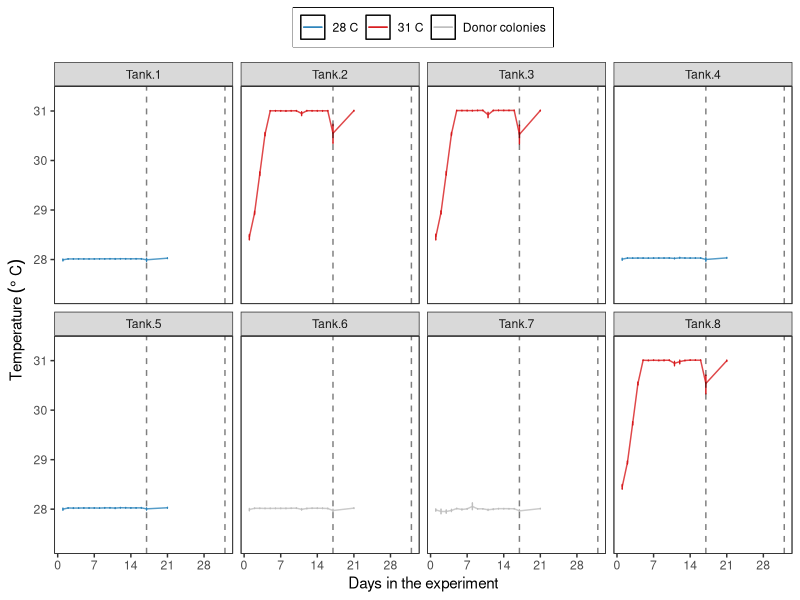
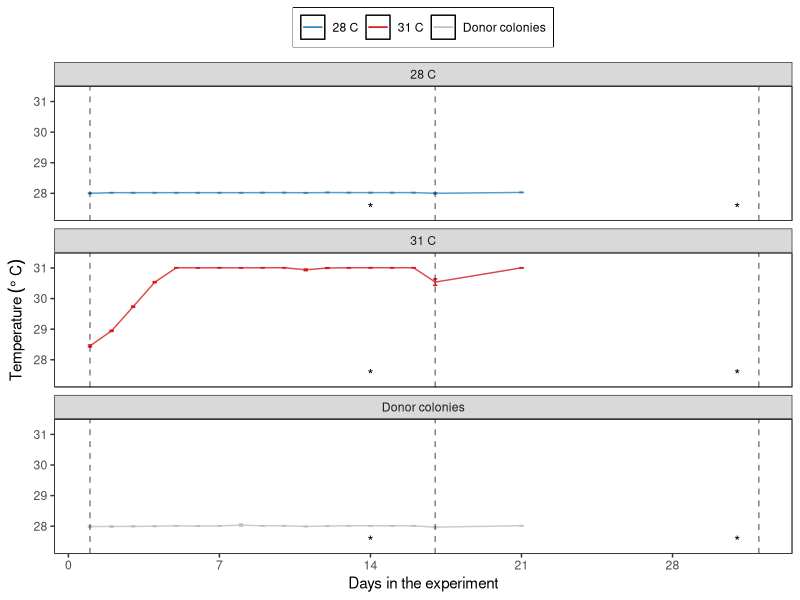
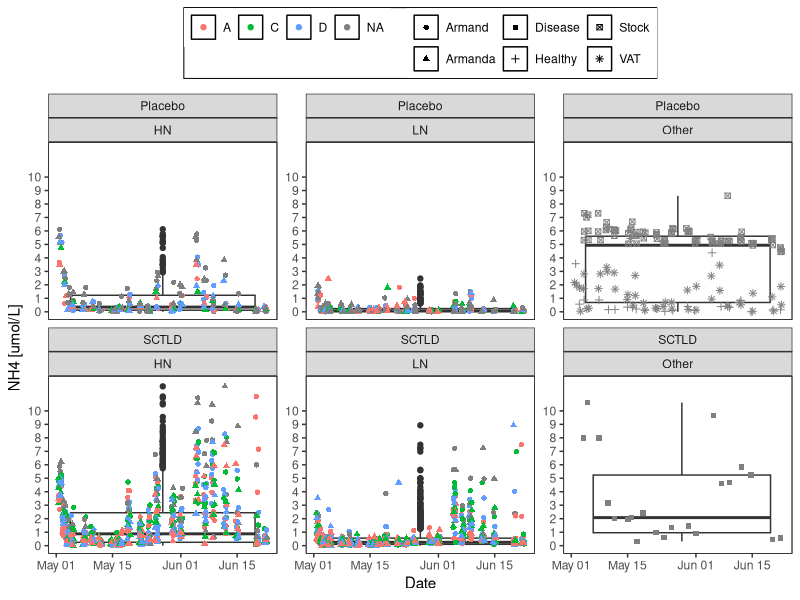
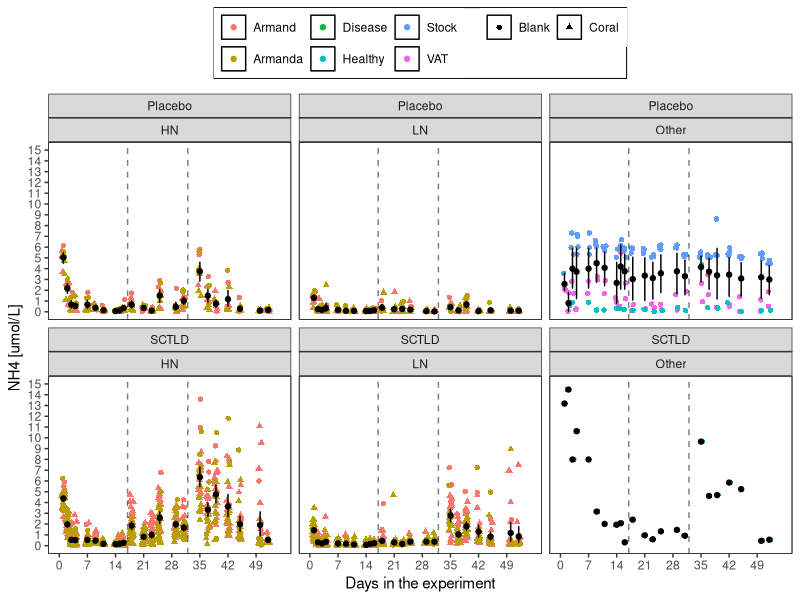
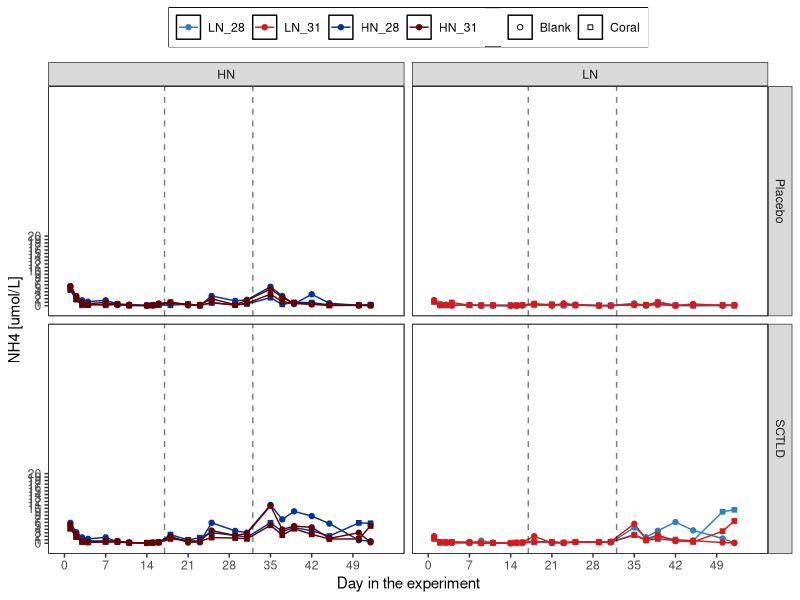
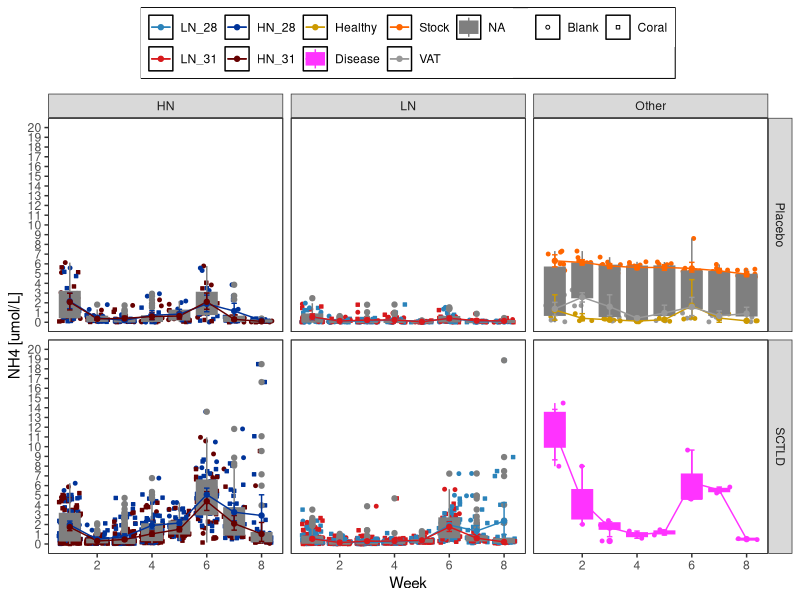
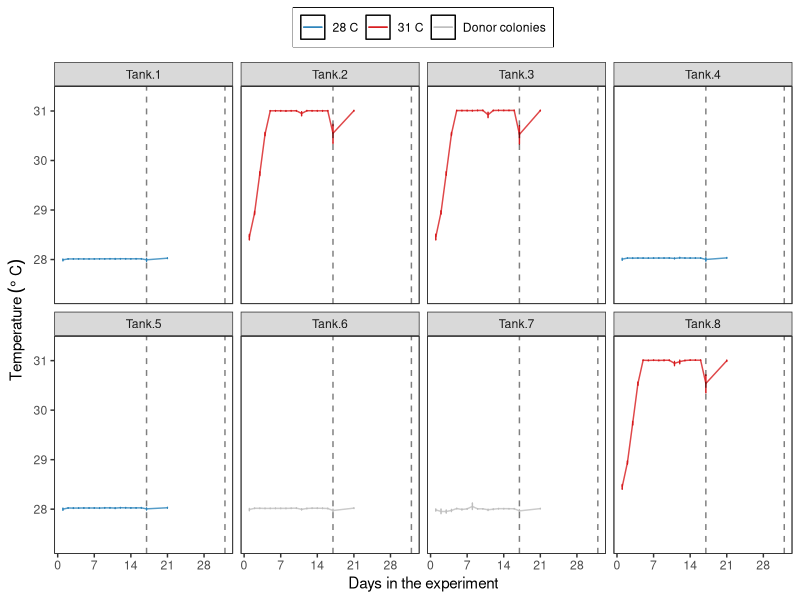
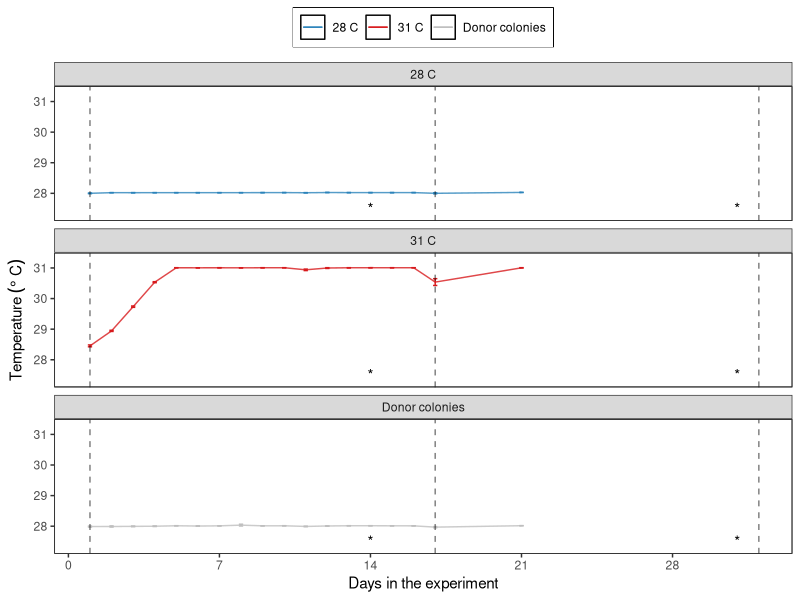

These charts were generated, in order, by the following R code: (Note: this script raises an error after producing the figures.)
## ---- chunk 1
knitr::opts_chunk$set(echo = TRUE, warning=FALSE, message=FALSE)
## ---- chunk 2

# Load all libraries and sources required to run the script
    library(tidyverse)
    library(ggthemes)
    library(ggplot2)
    library(plyr)
    library(tidyr)

    library(plotrix)
    library(lme4)
    library(lmerTest)
    library(emmeans)
    library(reshape2)

# Graphs
# Plots
MyTheme<-theme_bw() +  
theme(legend.position="top",
          plot.background=element_blank(),
          #axis.text.x = element_text(angle = 90, vjust = 0.5),
          panel.grid.major.y = element_blank(),
          panel.grid.major.x = element_blank(),
          panel.grid.minor.x = element_blank(),
          panel.grid.minor.y = element_blank(),
          legend.box.background = element_rect(),
          legend.title = element_blank(),
          panel.background =element_rect(fill = NA, 
                                         color = "black"))#+
  #guides(fill=guide_legend(nrow=2,byrow=TRUE), shape=guide_legend(nrow=3,byrow=TRUE))

Treat_fill<-scale_fill_manual(values =
                           c("#2b83ba", "#003399",
                             "#d7191c", "#660000"))

Treat_colour<-scale_colour_manual(values =
                           c("#2b83ba", "#003399",
                             "#d7191c", "#660000"))
  
## ---- chunk 3
# Data
    Temp<-read.csv("Data/Temperature.csv", header = TRUE)
    #summary(Temp)
    Temp$Time<-as.POSIXct(Temp$Time, format="%m/%d/%Y %H:%M",
                               tz = "America/New_York" )
    Temp<-Temp %>% filter(!between(Time, as.POSIXct('2023-05-18 08:50:00.00'),
                                as.POSIXct('2023-05-18 09:55:00.00')))
   
    
    Temp <- gather(Temp, Tank, Temperature, 
                   Tank.1:Tank.8, factor_key=TRUE)
    #Temp<-Temp[Temp$Tank!="Tank.6",]
    #Temp<-Temp[Temp$Tank!="Tank.7",]
    Temp<-Temp %>% mutate(Group =
                     case_when(Tank == "Tank.1" ~ "Control Temperature", 
                               Tank == "Tank.2" ~ "High Temperature", 
                               Tank == "Tank.3" ~ "High Temperature", 
                               Tank == "Tank.4" ~ "Control Temperature",
                               Tank == "Tank.5" ~ "Control Temperature", 
                               Tank == "Tank.6" ~ "Donor colonies", 
                               Tank == "Tank.7" ~ "Donor colonies", 
                               Tank == "Tank.8" ~ "High Temperature"))
    Temp$Group<-factor(Temp$Group, levels = c("Control Temperature",
                                              "High Temperature",
                                              "Donor colonies"))
    
    Temp<-Temp %>% mutate(Group2 =
                     case_when(Group == "Control Temperature" ~ "28 C", 
                               Group == "High Temperature" ~ "31 C", 
                               Group == "Donor colonies" ~ "Donor colonies"))
    
    # Remove data from tank that had a sensor failed
    Temp<-Temp %>% filter((Time<as.POSIXct('2023-06-02 00:50:00.00') | 
                          Tank!="Tank.8"))
    Temp$Date<-as.Date(Temp$Time)
    Temp$Day<-as.numeric(difftime(Temp$Date, 
                                  as.Date("2023-05-01"), units="days"))
    summary(Temp)
## ---- chunk 4
Temp_summary <- ddply (Temp[Temp$Day>0, ], .(Group2),
                         summarise,
                meanT = mean (Temperature, na.rm = T), 
                sdT = sd (Temperature, na.rm = T), 
                seT = std.error (Temperature, na.rm = T))
Temp_summary

Temp_summary <- ddply (Temp[Temp$Day>5, ], .(Group2),
                         summarise,
                meanT = mean (Temperature, na.rm = T), 
                sdT = sd (Temperature, na.rm = T), 
                seT = std.error (Temperature, na.rm = T))
Temp_summary
## ---- chunk 5
Temperature<- ggplot(Temp, aes (Time, Temperature)) +
  geom_jitter(aes(colour=Group), alpha=1, size=0.5)+
  # stat_summary(fun.data = "mean_cl_boot", 
  #              geom = "errorbar", width = 0.2,  color="black" )+
  # stat_summary(fun=mean, geom="point",  color="black") + 

  theme(legend.position = "bottom")+
  scale_y_continuous(limits = c(26, 32),
                      breaks = seq(0,32, 2),  
                      #   expand = c(0.01, 0.01),
                      name=("Temperature (C)")) +
  
    scale_x_datetime(breaks = "7 days",
                      date_labels = "%b %d",
                      limits = c(as.POSIXct("2023-05-02 12:30"),
                                 as.POSIXct("2023-06-24 18:00")),
                      #  expand = c(0.01, 0.01),
                      name=("Date")) +
   
  geom_vline(xintercept = as.POSIXct("2023-05-18"),
              linetype=2)+
  annotate("text", x = c(as.POSIXct("2023-05-13"), as.POSIXct("2023-06-12")), y = 27, label = "*")+
  
  MyTheme + facet_wrap(~Tank, ncol = 4)+
  #facet_wrap(~(fct_rev(Tank)), ncol = 4)+
  scale_colour_manual(
  values = c("#2b83ba", "#d7191c", "gray"))+
  theme(legend.position = "none")

#Temperature
## ---- chunk 6
Temperature<- ggplot(Temp, aes (Day, Temperature, colour=Group2)) +
  #geom_jitter(aes(colour=Group), alpha=1, size=0.5)+
  stat_summary(fun.data = "mean_cl_boot", 
                geom = "errorbar", width = 0.2)+
  stat_summary(fun=mean, geom="line", alpha=0.8) + 

  theme(legend.position = "bottom")+
  scale_y_continuous(limits = c(27.3, 31.3),
                      breaks = seq(0,32, 1),  
                      #   expand = c(0.01, 0.01),
                      name=expression(Temperature~(degree~C))) +
  scale_x_continuous(breaks = seq(0, 51, 7),
                      name=("Days in the experiment")) +
  
    # scale_x_date(breaks = "7 days",
    #                   date_labels = "%b %d",
    #                   limits = c(as.Date("2023-05-02"),
    #                              as.Date("2023-06-12")),
    #                   #  expand = c(0.01, 0.01),
    #                   name=("Date")) +
   
  #geom_vline(xintercept = as.Date(c("2023-05-18", "2023-06-02")),
  #            linetype=2, alpha=0.5)+
  # annotate("text", x = c(as.Date("2023-05-13"), 
  #                        as.Date("2023-06-02")), y = 27.5, label = "*")+
  geom_vline(xintercept = c(17, 32),
              linetype=2, alpha=0.5)+
  
  MyTheme + facet_wrap(~Tank, ncol = 4)+
  #facet_wrap(~(fct_rev(Tank)), ncol = 4)+
  scale_colour_manual(
  values = c("#2b83ba", "#d7191c", "gray"))+
  theme(legend.position = "top")

Temperature

ggsave(file="Outputs/Temperature.svg", plot=Temperature, width=8, height=4)
## ---- chunk 7
TimeLine<- ggplot(Temp, aes (Day, Temperature, 
                                colour=Group2)) +
  #geom_jitter(aes(colour=Group), alpha=1, size=0.5)+
  stat_summary(fun.data = "mean_cl_boot", 
                geom = "errorbar", width = 0.2)+
  stat_summary(fun=mean, geom="line", alpha=0.8) + 

  theme(legend.position = "bottom")+
  scale_y_continuous(limits = c(27.3, 31.3),
                      breaks = seq(0,32, 1),  
                      #   expand = c(0.01, 0.01),
                      name=expression(Temperature~(degree~C))) +
  scale_x_continuous(breaks = seq(0, 51, 7),
                      name=("Days in the experiment")) +
  annotate("text", x = c(14, 31), y = 27.5, label = "*")+
  geom_vline(xintercept = c(1, 17, 32),
              linetype=2, alpha=0.5)+
  
  MyTheme + facet_wrap(~Group2, ncol = 1)+
  scale_colour_manual(
  values = c("#2b83ba", "#d7191c", "gray"))+
  theme(legend.position = "top")

TimeLine

ggsave(file="Outputs/TimeLine.svg", plot=TimeLine, width=4, height=6)
## ---- chunk 8
# Data
    data<-read.csv("Data/Nutrients.csv", header = TRUE)
    #data<-data[data$Sample.ID<1843,]
    #summary(data)
    
    data$N<-as.numeric(data$N)
    
    data$Date<-as.Date(data$Date)
    #data$Time<-as.POSIXct(data$Time)
    library(lubridate)
    data$Week<-isoweek(ymd(data$Date))
    data$Week<-as.numeric(data$Week-17)
    
    #data$TimePoint<-factor(data$TP)-17
    data$Target<-factor(data$Target,
                           levels=c("0", "5", "6"))
    # data$Pump<-factor(data$Pump,
    #                        levels=c("1", "2"))
    
    data<-droplevels(data)
    data$Treatment<-factor(data$Treatment, 
                           levels = c ("LN_28", "LN_31", "HN_28", "HN_31",
                                       "Healthy", "Disease",  "Stock", "VAT"))
    data$Treatment3<-factor(paste(data$Nutrients, 
                                  data$Disease, sep = "_"))
    data<-data[data$Date!="2023-05-18", ]
    data$Day<-as.numeric(difftime(data$Date, 
                                  as.Date("2023-05-01"), units="days"))

    summary(data)
## ---- chunk 9
NH4_plot<- ggplot(data, aes (Target, NH4)) +
  #geom_boxplot ()+
  geom_jitter(aes(colour=Arm, shape=Pump), alpha=1)+
  # stat_summary(fun.data = "mean_cl_boot", 
  #              geom = "errorbar", width = 0.2,  color="black" )+
  # stat_summary(fun=mean, geom="point",  color="black") + 
  #geom_point(shape=21)+

 
  theme(legend.position = "bottom")+
  scale_y_continuous(#limits = c(0, 11),
                      breaks = seq(0,12, 2.5),  
                      #   expand = c(0.01, 0.01),
                      name=("NH4 [umol/L]")) +
  # geom_hline(yintercept = 4.1, linetype=2)+
  # geom_hline(yintercept = 0.3, linetype=2)+
  MyTheme +
  facet_grid(Beaker.conditions~Date, scales = "free_y")

#NH4_plot
## ---- chunk 10
NH4_genotype<- ggplot(data, aes (Date, NH4)) +
  geom_boxplot ()+
  geom_jitter(aes(colour=Genotype, shape=Arm), alpha=1)+
  # stat_summary(fun.data = "mean_cl_boot", 
  #              geom = "errorbar", width = 0.2,  color="black" )+
  # stat_summary(fun=mean, geom="point",  color="black") + 
  #geom_point(shape=21)+

  theme(legend.position = "bottom")+
  scale_y_continuous(limits = c(0, 12),
                      breaks = seq(0,10, 1),  
                      #   expand = c(0.01, 0.01),
                      name=("NH4 [umol/L]")) +
  # geom_hline(yintercept = 4.1, linetype=2)+
  # geom_hline(yintercept = 0.3, linetype=2)+
  MyTheme +
  facet_wrap(Disease~Nutrients, scales = "free_y")
NH4_genotype
## ---- chunk 11
NH4_Arms<- ggplot(data, aes (Day, NH4)) +
  #geom_boxplot ()+
  geom_jitter(aes(colour=Arm, shape=Beaker.conditions), alpha=1)+
  stat_summary(fun.data = "mean_cl_boot", 
                geom = "errorbar", width = 0.2,  color="black" )+
   stat_summary(fun=mean, geom="point",  color="black") + 
  #geom_point(shape=21)+

  theme(legend.position = "bottom")+
  geom_vline(xintercept = c(17, 32),
              linetype=2, alpha=0.5)+
  scale_x_continuous(limits = c(0, 55),
                      breaks = seq(0,55, 7),  
                      #   expand = c(0.01, 0.01),
                      name=("Days in the experiment")) +
  scale_y_continuous(limits = c(0, 15),
                      breaks = seq(0,20, 1),  
                      #   expand = c(0.01, 0.01),
                      name=("NH4 [umol/L]")) +
  # geom_hline(yintercept = 4.1, linetype=2)+
  # geom_hline(yintercept = 0.3, linetype=2)+
  MyTheme +
  facet_wrap(Disease~Nutrients)

NH4_Arms
## ---- chunk 12
Corals<-data[data$Nutrients!="Other", ]
NH4_Temp<- ggplot(Corals, aes (Day, NH4, fill=Treatment, 
                               colour=Treatment,
                               shape=Beaker.conditions)) +
 
  #geom_jitter(aes(colour=Treatment, shape=Beaker.conditions), 
  #alpha=1, size =1)+
  #geom_boxplot ()+
  scale_shape_manual(values=c(21, 22))+
  scale_color_manual(values=c("#2b83ba", "#d7191c", "#003399", "#660000",
                              '#CC9900','#FF33FF', '#FF6600', "#999999"))+
  scale_fill_manual(values=c("#2b83ba", "#d7191c", "#003399", "#660000",
                              '#CC9900','#FF33FF', '#FF6600', "#999999"))+
  # stat_summary(fun.data = "mean_cl_boot", 
  #               geom = "errorbar", width = 0.2)+
  stat_summary(fun.data = "mean_cl_boot", 
                geom = "line")+
  stat_summary(fun=mean, geom="point") + 
  #geom_point(shape=21)+
   geom_vline(xintercept = c(17, 32),
              linetype=2, alpha=0.5)+
  scale_x_continuous(limits = c(0, 55),
                      breaks = seq(0,55, 7),  
                      #   expand = c(0.01, 0.01),
                      name=("Day in the experiment")) +
  scale_y_continuous(limits = c(0, 60),
                      breaks = seq(0, 20, 1),  
                      #   expand = c(0.01, 0.01),
                      name=("NH4 [umol/L]")) +
  # geom_hline(yintercept = 4.1, linetype=2)+
  # geom_hline(yintercept = 0.3, linetype=2)+
  #ylim()+
  MyTheme
  #NH4_Temp+facet_wrap(~Nutrients)
NH4_Temp+facet_grid(Disease~Nutrients)
## ---- chunk 13
NH4_W<- ggplot(data, aes (Week, NH4, fill=Treatment, colour=Treatment)) +
 
  geom_jitter(aes(colour=Treatment, shape=Beaker.conditions), 
              alpha=1, size =1)+
  geom_boxplot(aes (Week, NH4, fill=Treatment, group=Week))+
  scale_shape_manual(values=c(21, 22))+
  scale_color_manual(values=c("#2b83ba", "#d7191c", "#003399", "#660000",
                              '#CC9900','#FF33FF', '#FF6600', "#999999"))+
  scale_fill_manual(values=c("#2b83ba", "#d7191c", "#003399", "#660000",
                              '#CC9900','#FF33FF', '#FF6600', "#999999"))+
  stat_summary(fun.data = "mean_cl_boot", 
                geom = "errorbar", width = 0.2)+
  stat_summary(fun.data = "mean_cl_boot", 
                geom = "line")+
  stat_summary(fun=mean, geom="point") + 
  #geom_point(shape=21)+
 
  theme(legend.position = "bottom")+
  scale_y_continuous(limits = c(0, 20),
                      breaks = seq(0,20, 1),  
                      #   expand = c(0.01, 0.01),
                      name=("NH4 [umol/L]")) +
  # geom_hline(yintercept = 4.1, linetype=2)+
  # geom_hline(yintercept = 0.3, linetype=2)+
  MyTheme
  #NH4_Temp+facet_wrap(~Nutrients)
  NH4_W+facet_grid(Disease~Nutrients)
## ---- chunk 14
Corals<-data[data$Nutrients!="Other", ]

Concentrations <- ddply (Corals, .(Treatment, Disease, Beaker.conditions, Nutrients, Day),
                         summarise,
                meanNH4 = mean (NH4, na.rm = T), 
                sdNH4 = sd (NH4, na.rm = T), 
                seNH4 = std.error (NH4, na.rm = T))
Concentrations

Concentrations$Beaker.conditions<-factor(Concentrations$Beaker.conditions, 
                                            levels=c("Coral", "Blank"))
Concentrations$Nutrients<-factor(Concentrations$Nutrients, 
                                            levels=c("LN", "HN"))

write.csv(Concentrations, "Outputs/Concentrations.csv")

# Standard error of the mean

NH4_day<-ggplot(Concentrations, aes(x=Day, y=(meanNH4), colour=Treatment, shape=Beaker.conditions)) + 
    geom_errorbar(aes(ymin=(meanNH4-seNH4), ymax=(meanNH4+seNH4)), 
                  width=.1, position=position_dodge(0.5)) +
    geom_line(position=position_dodge(0.5), aes(linetype=Beaker.conditions)) +
    geom_point(position=position_dodge(0.5), aes(fill=Treatment), size=1)+
  scale_shape_manual(values=c(21, 22))+
  scale_color_manual(values=c("#2b83ba", "#d7191c", "#003399", "#660000"))+
  scale_fill_manual(values=c("#2b83ba", "#d7191c", "#003399", "#660000"))+
  geom_vline(xintercept = c(17, 32),
              linetype=2, alpha=0.5)+
  scale_x_continuous(#limits = c(0, 55),
                      breaks = seq(1,55, 7),  
                      #   expand = c(0.01, 0.01),
                      name=("Days in the experiment")) +
  scale_y_continuous(#limits = c(0, 60),
                      breaks = seq(0, 35, 2.5),  
                      #   expand = c(0.01, 0.01),
                      name=("NH4 [umol/L]")) + MyTheme +
  facet_grid(Disease~Nutrients)
NH4_day

#ggsave(file="Outputs/Nutrients.svg", plot=NH4_day, width=8, height=5)
## ---- chunk 15
NH4_day<- ggplot(Corals, aes (Day, NH4, fill=Treatment, 
                               colour=Treatment,
                               shape=Beaker.conditions)) +
 
  geom_jitter(aes(colour=Treatment, shape=Beaker.conditions), alpha=1, size =1)+
  #geom_boxplot ()+
  scale_shape_manual(values=c(21, 22))+
  scale_color_manual(values=c("#2b83ba", "#d7191c", "#003399", "#660000",
                              '#CC9900','#FF33FF', '#FF6600', "#999999"))+
  scale_fill_manual(values=c("#2b83ba", "#d7191c", "#003399", "#660000",
                              '#CC9900','#FF33FF', '#FF6600', "#999999"))+
  # stat_summary(fun.data = "mean_cl_boot", 
  #               geom = "errorbar", width = 0.2)+
  stat_summary(fun.data = "mean_cl_boot", 
                geom = "line")+
  stat_summary(fun=mean, geom="point") + 
  #geom_point(shape=21)+
   geom_vline(xintercept = c(17, 32),
              linetype=2, alpha=0.5)+
  scale_x_continuous(limits = c(0, 55),
                      breaks = seq(0,55, 7),  
                      #   expand = c(0.01, 0.01),
                      name=("Day in the experiment")) +
  scale_y_continuous(limits = c(0, 60),
                      breaks = seq(0, 60, 5),  
                      #   expand = c(0.01, 0.01),
                      name=("NH4 [umol/L]")) +
  MyTheme
#NH4_Temp+facet_wrap(~Nutrients)
NH4_day+facet_grid(Disease~Nutrients)
## ---- chunk 16
NH4_week<- ggplot(Corals, aes(Week, NH4, fill=Treatment, colour=Treatment)) +
 
  geom_jitter(aes(colour=Treatment, shape=Beaker.conditions), 
              alpha=1, size =2)+
  geom_boxplot(aes (Week, NH4, fill=Treatment, group=Week))+
  scale_shape_manual(values=c(21, 22))+
  scale_color_manual(values=c("#2b83ba", "#d7191c", "#003399", "#660000",
                              '#CC9900','#FF33FF', '#FF6600', "#999999"))+
  scale_fill_manual(values=c("#2b83ba", "#d7191c", "#003399", "#660000",
                              '#CC9900','#FF33FF', '#FF6600', "#999999"))+
  # stat_summary(fun.data = "mean_cl_boot", 
  #               geom = "errorbar", width = 0.2)+
  # stat_summary(fun.data = "mean_cl_boot", 
  #               geom = "line")+
  stat_summary(fun=mean, geom="point") + 
  #geom_point(shape=21)+
 
  theme(legend.position = "bottom")+
  scale_y_continuous(limits = c(0, 15),
                      breaks = seq(0,20, 1),  
                      #   expand = c(0.01, 0.01),
                      name=("NH4 [umol/L]")) +
  scale_x_continuous(limits = c(1, 8),
                      breaks = seq(0,8, 1),  
                      #   expand = c(0.01, 0.01),
                      name=("NH4 [umol/L]")) +
  # geom_hline(yintercept = 4.1, linetype=2)+
  # geom_hline(yintercept = 0.3, linetype=2)+
  MyTheme
  #NH4_Temp+facet_wrap(~Nutrients)
  NH4_week+facet_grid(Disease~Nutrients)
## ---- chunk 17
NH4_3<- ggplot(data[data$Nutrients=="Other", ],
               aes(Week, NH4, fill=Treatment, colour=Treatment)) +
 
  geom_jitter(aes(colour=Treatment), 
              alpha=1, size =2)+
  #geom_boxplot(aes (Week, NH4, fill=Treatment, group=Week))+
  scale_shape_manual(values=c(21, 22))+
  scale_color_manual(values=c('#CC9900','#FF33FF', '#FF6600', "#999999"))+
  scale_fill_manual(values=c('#CC9900','#FF33FF', '#FF6600', "#999999"))+
   stat_summary(fun.data = "mean_cl_boot", 
                 geom = "errorbar", width = 0.2)+
   stat_summary(fun.data = "mean_cl_boot", 
                 geom = "line")+
  stat_summary(fun=mean, geom="point") + 
  #geom_point(shape=21)+
 
  theme(legend.position = "bottom")+
  scale_y_continuous(#limits = c(0, 15),
                      breaks = seq(0,20, 1),  
                      #   expand = c(0.01, 0.01),
                      name=("NH4 [umol/L]")) +
  # geom_hline(yintercept = 4.1, linetype=2)+
  # geom_hline(yintercept = 0.3, linetype=2)+
  MyTheme
  #NH4_Temp+facet_wrap(~Nutrients)
  NH4_3+facet_grid(~Disease)
## ---- chunk 18
N_Temp<- ggplot(data, aes (Date, N, fill=Treatment, colour=Treatment )) +
 
  geom_jitter(aes(colour=Treatment, shape=Beaker.conditions), alpha=1, size =1)+
  #geom_boxplot ()+
  scale_shape_manual(values=c(21, 22))+
  scale_color_manual(values=c("#2b83ba", "#d7191c", "#003399", "#660000",
                              '#CC9900','#FF33FF', '#FF6600', "#999999"))+
  scale_fill_manual(values=c("#2b83ba", "#d7191c", "#003399", "#660000",
                              '#CC9900','#FF33FF', '#FF6600', "#999999"))+
  stat_summary(fun.data = "mean_cl_boot", 
                geom = "errorbar", width = 0.2)+
   stat_summary(fun.data = "mean_cl_boot", 
                geom = "line")+
   stat_summary(fun=mean, geom="point") + 
 
  theme(legend.position = "bottom")+
  scale_y_continuous(limits = c(0, 15),
                      breaks = seq(0,20, 1),  
                      #   expand = c(0.01, 0.01),
                      name=("NH4 [umol/L]")) +
  # geom_hline(yintercept = 4.1, linetype=2)+
  # geom_hline(yintercept = 0.3, linetype=2)+
  MyTheme
  #N_Temp+facet_wrap(~Nutrients)
N_Temp+facet_grid(Disease~Nutrients)

## ---- chunk 19
Concentrations <- ddply (data, .(Nutrients, Disease, Date),
                         summarise,
                meanNH4 = mean (NH4, na.rm = T), 
                sdNH4 = sd (NH4, na.rm = T))
Concentrations

Concentrations<-Concentrations %>% 
 mutate_if(is.numeric, round, digits=2)

# Concentrations<-reshape(Concentrations, idvar = c("Date"),
#                     timevar = c("Nutrients", "Disease"), direction = "wide")
# #Concentrations$Difference<-Concentrations$meanNH4.5-Concentrations$meanNH4.0
# Concentrations

## ---- chunk 20
NH4<- ggplot(data, aes (Treatment, NH4)) +
  geom_boxplot ()+
  #geom_jitter(aes(fill=Pump), alpha=1, shape=21,)+
  stat_summary(fun.data = "mean_cl_boot",geom = "errorbar", width = 0.2,  color="black" )+
  stat_summary(fun=mean, geom="point",  color="black") + 
  #geom_point(shape=21)+

 
  theme(legend.position = "bottom")+
  scale_y_continuous(limits = c(0, 11),
                      breaks = seq(0,10, 2.5),  
                      #   expand = c(0.01, 0.01),
                         name=("NH4 [umol/L]")) +
  MyTheme +
  facet_wrap(~Date, scales = "free_y")

#NH4
## ---- chunk 21

Concentrations_Day_Beaker <- ddply (data, .(Nutrients, Day, Beaker.conditions),
                         summarise,
                meanNH4 = mean (NH4, na.rm = T), 
                sdNH4 = sd (NH4, na.rm = T))
Concentrations_Day_Beaker

Concentrations_Nutrients_Day <- ddply (data, .(Nutrients, Day),
                         summarise,
                meanNH4 = mean (NH4, na.rm = T), 
                sdNH4 = sd (NH4, na.rm = T))
Concentrations_Nutrients_Day

Concentrations_Nutrients_Week <- ddply (data, .(Nutrients, Week),
                         summarise,
                meanNH4 = mean (NH4, na.rm = T), 
                sdNH4 = sd (NH4, na.rm = T))
Concentrations_Nutrients_Week

Concentrations<-Concentrations %>% 
 mutate_if(is.numeric, round, digits=2)

# Concentrations<-reshape(Concentrations, idvar = c("Date"),
#                     timevar = "Treatment", direction = "wide")
# Concentrations
# write.csv(Concentrations, "Outputs/weekly_NH4.csv", row.names = F)
## ---- chunk 22
## model 1: LMER for both species
  fit1<-lmerTest::lmer(NH4 ~Nutrients * Temp * Disease * Week +
                         (1|Beaker.conditions), data=data[data$Nutrients!="Other", ])
  isSingular(fit1)
  anova(fit1)
  step(fit1)
  ranova(fit1)
  
  summary(fit1)
  par(mfrow=c(2,2))
  plot(fit1)
  par(mfrow=c(1,1))
## ---- chunk 23
#Pairwise comparisons
Sw.emmc<-multcomp::cld(emmeans(fit1, specs=c("Nutrients", "Disease")))
Sw.emmc
## ---- chunk 24
# Creates bibliography 
#knitr::write_bib(c(.packages()), "packages.bib")
